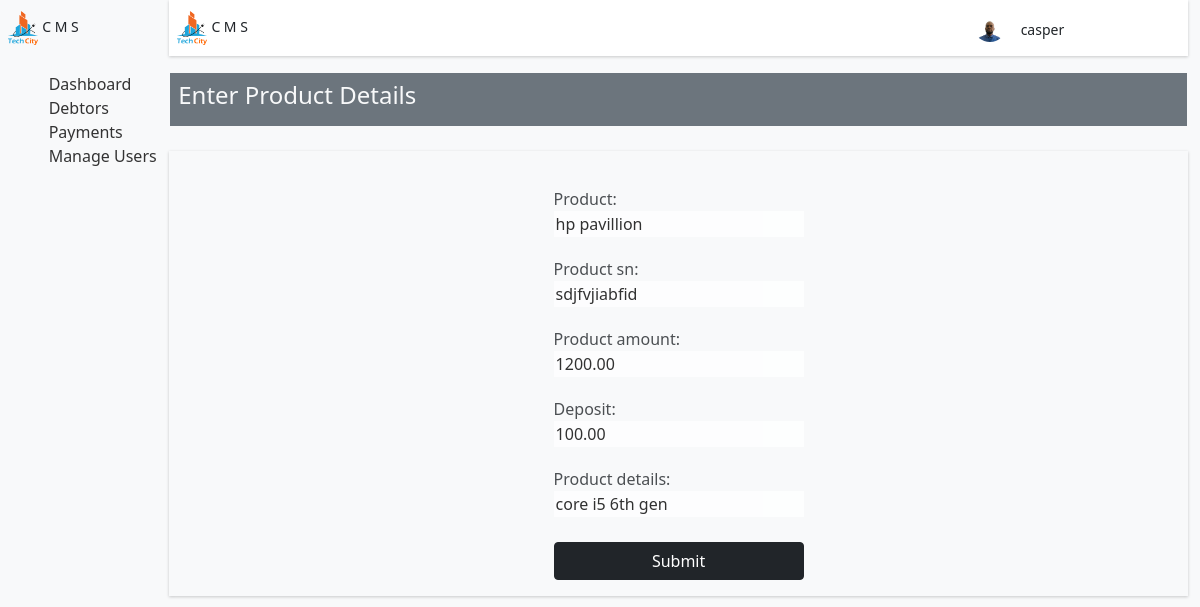
Page /updateProduct/2/ (signed in) on the committed database.
### base/models.py (models this page shows, shortened)
class User(AbstractUser):
    position = models.CharField(max_length=50)
    image = models.ImageField(upload_to='profile', blank = True, default = 'profile/avatar.svg')
    USERNAME_FIELD = 'username'
    REQUIRED_FIELDS = []

class Product(models.Model):
    debtor = models.OneToOneField("base.Debtor", on_delete=models.CASCADE, primary_key=True)
    product = models.CharField(max_length=50)
    product_sn = models.CharField(max_length=50)
    product_amount = models.DecimalField(max_digits=6, decimal_places=2, null = True, blank = True, default= 0)
    deposit = models.DecimalField(max_digits=5, decimal_places=2, null = True, blank = True, default= 0)
    product_details = models.CharField(max_length= 100)
    first_payment = models.DecimalField(max_digits=6, decimal_places=2,  default= 0)
    second_payment = models.DecimalField(max_digits=6, decimal_places=2,   default= 0)
    final_payment = models.DecimalField(max_digits=6, decimal_places=2, default= 0)
    total = models.DecimalField(max_digits=6, decimal_places=2, blank = True, null = True, default= 0)
    created = models.DateField(auto_now_add=True, null = True)
    updated = models.DateField(auto_now=True, null = True)

### base/views.py (the view, shortened to what this page needs)
# urls.py: path('updateProduct/<int:pk>/', views.updateProduct, name = 'updateProduct'),
@login_required(login_url = 'login')
def updateProduct(request, pk):
    try:
        product = Product.objects.get(pk = pk)
    except:
        return render(request, '404.html')
    form = updateProductForm(request.POST or None, instance = product)
    context = {
            'form':form,
            'name': product.debtor.name
        }
    return render(request, 'debtors/createProduct.html', context)

### base/forms.py
class updateProductForm(ModelForm):
    class Meta:
        model = Product
        exclude = ("debtor", "first_payment", "second_payment", "final_payment", "product_id", "total", "is_fully_paid")

### Templates/debtors/createProduct.html (shortened to what this page needs)
{% extends 'base/base.html' %}
{% load static %}
{% block content %}
<div class="dash">
    {% include 'base/aside.html' %}
    <div class="center-panel">
        <div class="container">
            <div class="top-panel text-dark d-flex flex-row justify-content-between">
                <div class="dash-logo d-flex align-items-center justify-content-between py-3">
                    <div class="px-2">
                        <img src="{% static 'assets/tc_logo.png' %}" alt="logo" class="" width='30px'>
                        <small class="text-dark">C M S</small>
                    </div>
                </div>
                <div class="top-panel-contents py-3 ">
                    <div class="user-notifications px-4 d-flex align-items-center">
                        <img src="{{user.image.url}}" alt="image" width="30px">
                        <small class="px-3">{{user.username}}</small>
                        <small><i class="bi bi-bell" onclick="notficationsShow();"></i></small>
                        <small><i class="bi bi-gear px-3" onclick="settingsShow();"></i></small>
                        <div class="drop-menu">
                            <i class="bi bi-list px-2"></i>
                        </div>
                    </div>
                </div>
            </div>
        </div>
        <section class="main-app-area mt-3">
            <div class="container">
                <div class="heading d-flex justify-content-between align-items-center mb-4 py-2 bg-secondary text-light">
                    <h4 class="px-2">Enter Product Details {{debtor.name}}</h4>
                </div>
                <div class="form d-flex justify-content-center">
                    <form action="" method="post" class="d-flex  flex-column py-3">
                        {{form.as_table}}
                        <button class="btn btn-dark">Submit</button>
                    </form>
                </div>
            </div>
        </section>
</div>
{% endblock content %}

### static/css/main.css (style rules this page uses)
.dash .center-panel { width:199%; }
.dash { display:flex; flex-direction: row; }

### Templates/base/base.html (style rules this page uses)
body { background:#f8f9fa; }

### Templates/debtors/createProduct.html (style rules this page uses)
.btn-dark { margin-top: 25px; }
form input { border: 1px solid black; border:none; width: 250px; opacity: 0.8; }
form label { margin-top: 20px; opacity: 0.8; }
.form { box-shadow: 0 1px 3px rgba(0, 0, 0, 0.2); }
.top-panel { background: #fff; box-shadow: 0 1px 3px rgba(0, 0, 0, 0.2); }
.top-panel .drop-menu i { font-size: 18px; }
.top-panel { height: 56px; border: none; }

### Templates/base/aside.html (style rules this page uses)
.user-notifications img { border-radius: 50%; }
.heading { border: 1px solid #f8f9fa ; }
.dash-logo { height: 56px; border: none; }

### rows in the picture
User: image (picture), username "casper"
Product: product "hp pavillion", product_sn "sdjfvjiabfid", product_amount "1200.00", deposit "100.00", product_details "core i5 6th gen"
